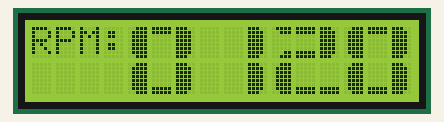
A sketch run on a simulated Arduino Uno, built with avr-gcc and run on an emulated ATmega328P. Shown: 16×2 character LCD.

Above: at 0.27 s.
At 5.2 s:
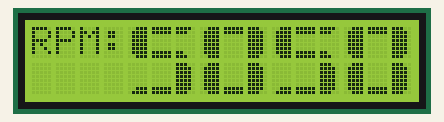
At 10.13 s:
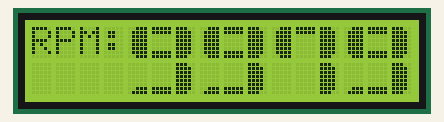
At 19.99 s:
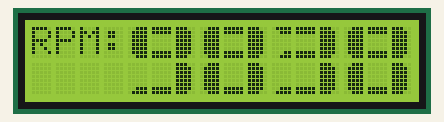
At 29.85 s:
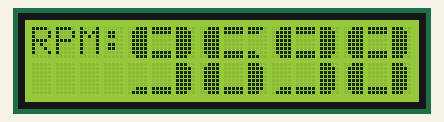
At 39.71 s:
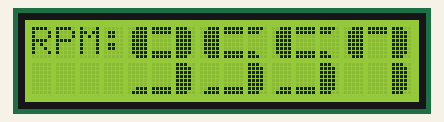

The sketch:

_rpmLargeFont.ino
```cpp
/*
 A set of custom made large numbers for a 16x2 LCD using the
 LiquidCrystal librabry. Works with displays compatible with the
 Hitachi HD44780 driver.

 The Cuicuit:
 LCD RS pin to D12
 LCD Enable pin to D11
 LCD D4 pin to D5
 LCD D5 pin to D4
 LCD D6 pin to D3
 LCD D7 pin to D2
 LCD Vee tied to a pot to control brightness
 LCD Vss and R/W tied to ground
 LCD Vcc to +5V
 Ronivaldo Sampaio (ronivaldo@gmail.com) for 3 lines
 2013/05/15 -> change for character with only 3 lines
 Original Made by Michael Pilcher
 2/9/2010

 character created using:
 http://mikeyancey.com/hamcalc/lcd_characters.php
 */

// include the library
//#include <LiquidCrystal.h>
#include <LiquidCrystal_I2C.h>

// initialize the interface pins
LiquidCrystal_I2C lcd(0x3F, 2, 1, 0, 4, 5, 6, 7, 3, POSITIVE);
//LiquidCrystal lcd(12, 11, 5, 4, 3, 2);

// the 8 arrays that form each segment of the custom numbers
byte bar1[8] =
{
        B11100,
        B11110,
        B11110,
        B11110,
        B11110,
        B11110,
        B11110,
        B11100
};
byte bar2[8] =
{
        B00111,
        B01111,
        B01111,
        B01111,
        B01111,
        B01111,
        B01111,
        B00111
};
byte bar3[8] =
{
        B11111,
        B11111,
        B00000,
        B00000,
        B00000,
        B00000,
        B11111,
        B11111
};
byte bar4[8] =
{
        B11110,
        B11100,
        B00000,
        B00000,
        B00000,
        B00000,
        B11000,
        B11100
};
byte bar5[8] =
{
        B01111,
        B00111,
        B00000,
        B00000,
        B00000,
        B00000,
        B00011,
        B00111
};
byte bar6[8] =
{
        B00000,
        B00000,
        B00000,
        B00000,
        B00000,
        B00000,
        B11111,
        B11111
};
byte bar7[8] =
{
        B00000,
        B00000,
        B00000,
        B00000,
        B00000,
        B00000,
        B00111,
        B01111
};
byte bar8[8] =
{
        B11111,
        B11111,
        B00000,
        B00000,
        B00000,
        B00000,
        B00000,
        B00000
};


void setup()
{
  // assignes each segment a write number
  lcd.createChar(1,bar1);
  lcd.createChar(2,bar2);
  lcd.createChar(3,bar3);
  lcd.createChar(4,bar4);
  lcd.createChar(5,bar5);
  lcd.createChar(6,bar6);
  lcd.createChar(7,bar7);
  lcd.createChar(8,bar8);

  // sets the LCD's rows and colums:
  lcd.begin(16, 2);

}

void custom0(int col)
{ // uses segments to build the number 0
  lcd.setCursor(col, 0);
  lcd.write(2);
  lcd.write(8);
  lcd.write(1);
  lcd.setCursor(col, 1);
  lcd.write(2);
  lcd.write(6);
  lcd.write(1);
}

void custom1(int col)
{
  lcd.setCursor(col,0);
  lcd.write(32);
  lcd.write(32);
  lcd.write(1);
  lcd.setCursor(col,1);
  lcd.write(32);
  lcd.write(32);
  lcd.write(1);
}

void custom2(int col)
{
  lcd.setCursor(col,0);
  lcd.write(5);
  lcd.write(3);
  lcd.write(1);
  lcd.setCursor(col, 1);
  lcd.write(2);
  lcd.write(6);
  lcd.write(6);
}

void custom3(int col)
{
  lcd.setCursor(col,0);
  lcd.write(5);
  lcd.write(3);
  lcd.write(1);
  lcd.setCursor(col, 1);
  lcd.write(7);
  lcd.write(6);
  lcd.write(1);
}

void custom4(int col)
{
  lcd.setCursor(col,0);
  lcd.write(2);
  lcd.write(6);
  lcd.write(1);
  lcd.setCursor(col, 1);
  lcd.write(32);
  lcd.write(32);
  lcd.write(1);
}

void custom5(int col)
{
  lcd.setCursor(col,0);
  lcd.write(2);
  lcd.write(3);
  lcd.write(4);
  lcd.setCursor(col, 1);
  lcd.write(7);
  lcd.write(6);
  lcd.write(1);
}

void custom6(int col)
{
  lcd.setCursor(col,0);
  lcd.write(2);
  lcd.write(3);
  lcd.write(4);
  lcd.setCursor(col, 1);
  lcd.write(2);
  lcd.write(6);
  lcd.write(1);
}

void custom7(int col)
{
  lcd.setCursor(col,0);
  lcd.write(2);
  lcd.write(8);
  lcd.write(1);
  lcd.setCursor(col, 1);
  lcd.write(32);
  lcd.write(32);
  lcd.write(1);
}

void custom8(int col)
{
  lcd.setCursor(col, 0);
  lcd.write(2);
  lcd.write(3);
  lcd.write(1);
  lcd.setCursor(col, 1);
  lcd.write(2);
  lcd.write(6);
  lcd.write(1);
}

void custom9(int col)
{
  lcd.setCursor(col, 0);
  lcd.write(2);
  lcd.write(3);
  lcd.write(1);
  lcd.setCursor(col, 1);
  lcd.write(7);
  lcd.write(6);
  lcd.write(1);
}

void printNumber(int value, int col) {
  if (value == 0) {
    custom0(col);
  } if (value == 1) {
    custom1(col);
  } if (value == 2) {
    custom2(col);
  } if (value == 3) {
    custom3(col);
  } if (value == 4) {
    custom4(col);
  } if (value == 5) {
    custom5(col);
  } if (value == 6) {
    custom6(col);
  } if (value == 7) {
    custom7(col);
  } if (value == 8) {
    custom8(col);
  } if (value == 9) {
    custom9(col);
  }
}

void printRPM(int rpm) {
  int m , c, d, u, number;
  number = rpm;
  if (number > 999) {
    m = (number - (number % 1000)) / 1000;
    number = number % 1000;
  } else {
    m = 0;
  }

  if (number > 99) {
    c = (number - (number % 100)) / 100;
    number = number % 100;
  } else {
    c = 0;
  }

  if (number > 9) {
    d = (number - (number % 10)) / 10;
    number = number % 10;
  } else {
    d = 0;
  }

  u = number;

  lcd.setCursor(0, 0);
  lcd.print("RPM: ");
  printNumber(m, 4);
  printNumber(c, 7);
  printNumber(d, 10);
  printNumber(u, 13);

}

void loop()
{
  printRPM(millis() % 10000);
  delay(200);
}
```
